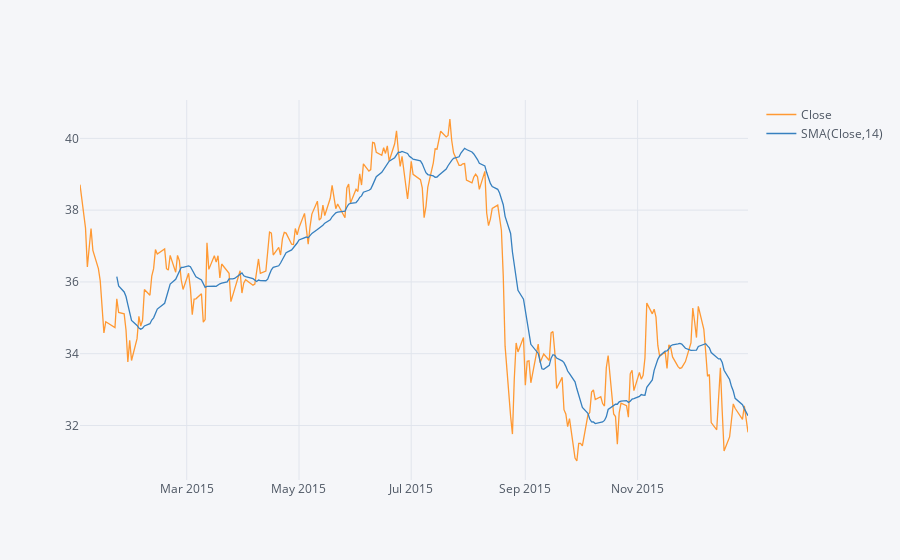

The notebook cell saved with this chart:
### Markdown cell above
** Use .ta_plot(study='sma') to create a Simple Moving Averages plot of Morgan Stanley for the year 2015.**

### Code cell
bank_stocks['MS']['Close']['20150101':'20160101'].ta_plot(study='sma')

### Figure 1 — Plotly figure (JSON) as saved in the notebook; plotly's stock layout.template omitted (floating-point values rounded to 4 significant figures; data arrays with more than 128 entries replaced by an {"elided": "..."} marker saying what was removed)
{"data": [{"line": {"color": "rgba(255, 153, 51, 1.0)", "dash": "solid", "width": 1.3}, "mode": "lines", "name": "Close", "text": "", "type": "scatter", "x": {"elided": "252 str values"}, "y": {"elided": "252 float values"}}, {"line": {"color": "rgba(55, 128, 191, 1.0)", "dash": "solid", "width": 1.3}, "mode": "lines", "name": "SMA(Close,14)", "text": "", "type": "scatter", "x": {"elided": "252 str values"}, "y": {"elided": "252 mixed values"}}], "layout": {"legend": {"bgcolor": "#F5F6F9", "font": {"color": "#4D5663"}}, "paper_bgcolor": "#F5F6F9", "plot_bgcolor": "#F5F6F9", "titlefont": {"color": "#4D5663"}, "xaxis1": {"gridcolor": "#E1E5ED", "showgrid": true, "tickfont": {"color": "#4D5663"}, "title": "", "titlefont": {"color": "#4D5663"}, "zerolinecolor": "#E1E5ED"}, "yaxis1": {"gridcolor": "#E1E5ED", "showgrid": true, "tickfont": {"color": "#4D5663"}, "title": "", "titlefont": {"color": "#4D5663"}, "zerolinecolor": "#E1E5ED"}}}
